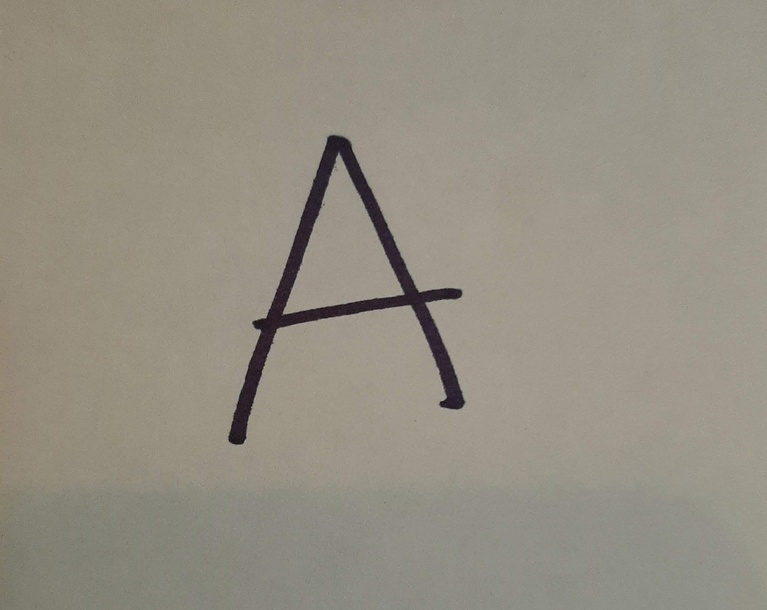
#> input picture TestImages/IndividualGlyphs/Upper/20201117_121939.jpg, 767 x 610 px, shrunk from 2518 x 2004 before the run
$ python preprocess.py
#> lines starting #> are read from the running program, lines starting #| are printed output that depends on the picture; after the words box and inside, x2 and y2 are one past the last pixel; in counts of white or black regions, pixels touching at a corner belong together
import cv2
import numpy as np
import matplotlib.pyplot as plt
import os,sys
from svgtrace import trace
from pathlib import Path
# import pytesseract
import glob
import json


def clean_up_image(imgpath,showResults=False):
    """

    :param imgpath: abs path to image
    :param showResults: boolean for whether to show images as it is processed
    :return: binary image
    """
#> called with showResults = False

    fileName=os.path.split(imgpath)[1]
    rawImg=cv2.imread(imgpath,cv2.IMREAD_GRAYSCALE)
#> rawImg: shape (610, 767); min 14, max 173, mean 143.4

    if showResults:
    # print(rawImg)
        plt.imshow(rawImg)

        plt.show()


    # normalize image
    norm=np.zeros_like(rawImg)
    norm=cv2.normalize(rawImg,norm,0,255,cv2.NORM_MINMAX)
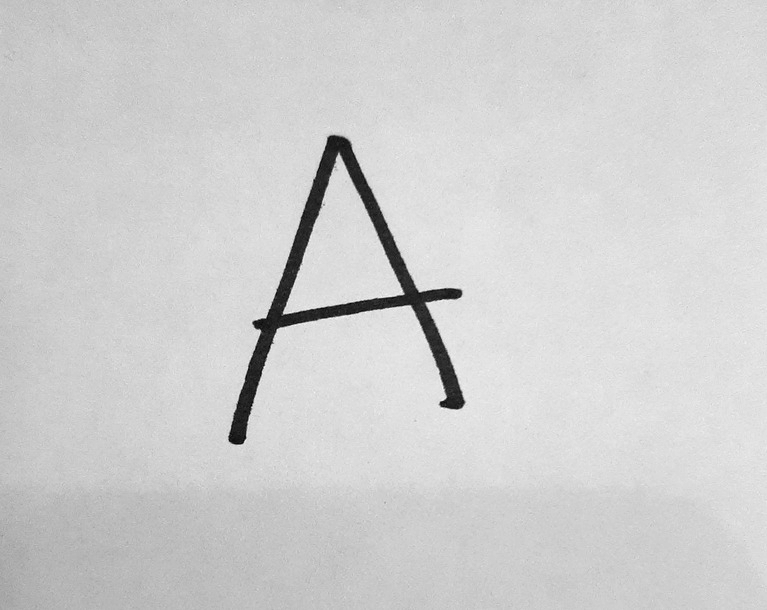
#> norm: shape (610, 767); min 0, max 255, mean 207.5


    if showResults:
        plt.imshow(norm)
        # plt.show()

    gaus=cv2.GaussianBlur(norm,(9,9),0)

    if showResults:
        plt.imshow(gaus)
        plt.show()

    # add threshold
    gaus[gaus < 80] = 0
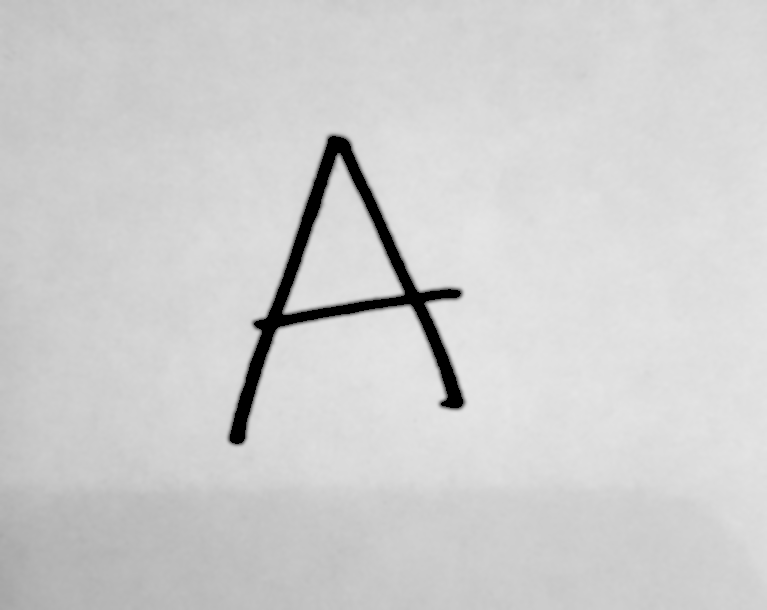
#> gaus: shape (610, 767); min 0, max 230, mean 206.7
    gaus[gaus>=80]=255
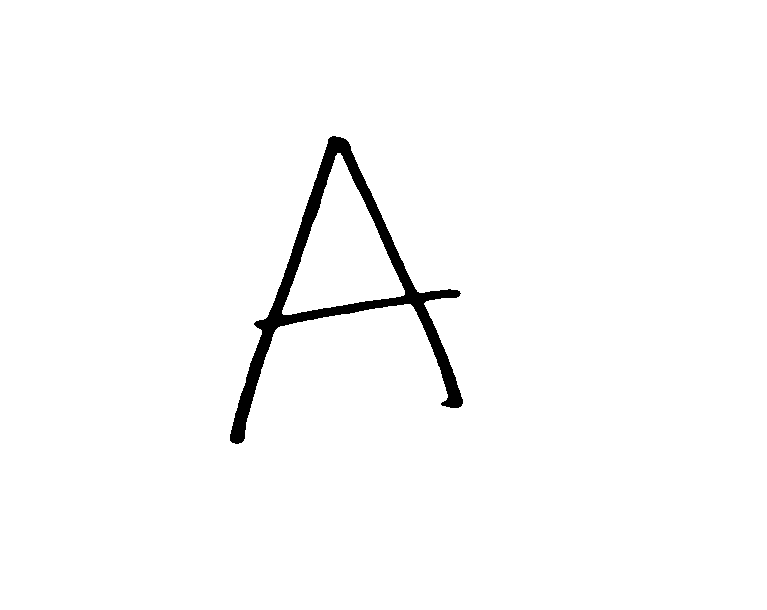
#> gaus: shape (610, 767); 98.2% white; 1 black region, box (x1, y1, x2, y2) and area: (230, 136, 463, 444) 8600

    if showResults:
        plt.imshow(gaus)
        plt.show()


    # close holes

    kern=np.ones((9,9),np.uint8)
    erode=cv2.erode(gaus,kern,iterations=1)
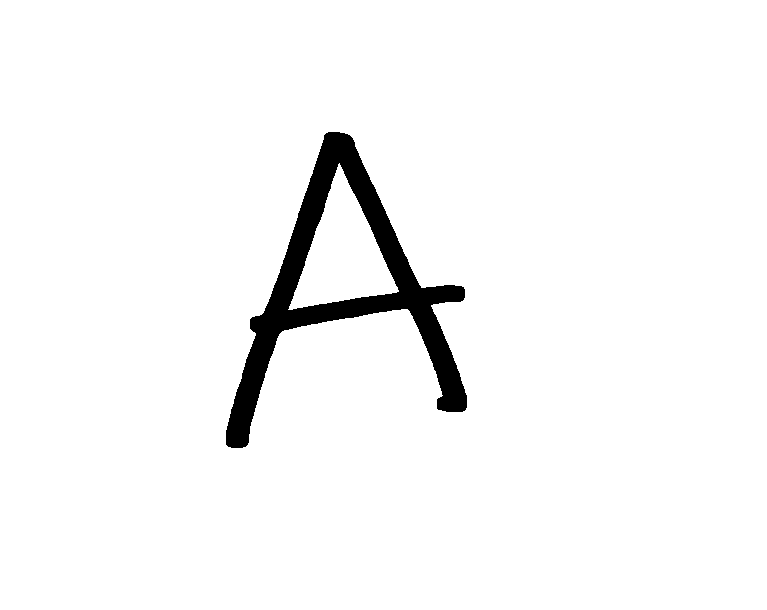
#> erode: shape (610, 767); 96.5% white; 1 black region, box (x1, y1, x2, y2) and area: (226, 132, 467, 448) 16452

    if showResults:
        plt.imshow(erode)
        plt.show()

    dilate=cv2.dilate(erode,kern,iterations=1)
#> dilate: shape (610, 767); 98.1% white; 1 black region, box (x1, y1, x2, y2) and area: (230, 136, 463, 444) 8716

    if showResults:
        plt.imshow(dilate)
        plt.show()

    # [6 lines of commented-out code are left out]

    return dilate


def convertToVector(bitmap,char,tempDir):
    """

    :param bitmap: cv2/numpy image
    :return: none?
    """
    # DIR=str(Path(__file__).resolve().parent)
    temp="temp_vector.png"
    svgName='temp/'+char+'.svg'
    cv2.imwrite(temp,bitmap)
    passPath=os.path.abspath(temp)
    svg=trace(passPath,True)
    svg_save=open(svgName,"w")
    svg_save.write(svg)
    svg_save.close()
    # print("SVG saved to: "+char+".svg")
    print('.')
    return svgName

# def getCharacter(bitmap):
#     """

#     :param bitmap:
#     :return:
#     """
#     let=pytesseract.image_to_string(bitmap,config='--psm 10 --oem 3 -c tessedit_char_whitelist=ABCDEFGHIJKLMNOPQRSTUVWXYZ')
#     print(type(let))
#     print(let[0])


def crop(binImg):
    """
    crop binary image to remove as much white background as possible
    finds the top most, bottom most, left most, and right most black value and crops out everything
    around said values
    :param binImg: binary image from clean_up_image
    :return: cropped img
    """
    # rawImg=cv2.imread(imgPath)

    # crop=binImg
    # print(binImg.shape)
    height,width =binImg.shape
#> height = 610; width = 767

    # find top most black value
    top=0
    search=True
    while search:
        black=np.any(binImg[top,:]==0)
        if black:
            search=False
        else:
            top+=1
#> after the loop, top = 136


    # find bottom most black value
    bottom=height-1
#> bottom = 609
    search=True
    while search:
        black = np.any(binImg[bottom,:] == 0)
        if black:
            search = False
        else:
            bottom -= 1
#> after the loop, bottom = 443

    left=0
    search=True
    while search:
        black = np.any(binImg[:,left] == 0)
        if black:
            search = False
        else:
            left += 1
#> after the loop, left = 230

    right=width-1
#> right = 766
    search=True
    while search:
        black = np.any(binImg[:,right] == 0)
        if black:
            search = False
        else:
            right -= 1
#> after the loop, right = 462

    newHeight=bottom-top+1
#> newHeight = 308
    newWidth=right-left+1
#> newWidth = 233

    # cropImg=np.zeros_like(newHeight,newWidth)

    cropImg=binImg[top:bottom+1,left:right+1]
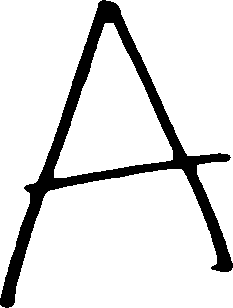
#> cropImg: shape (308, 233); 87.9% white; 1 black region, box (x1, y1, x2, y2) and area: (0, 0, 233, 308) 8716


    # plt.imshow(cropImg)
    # plt.show()
    return cropImg


def checkFileExtension(listImgs):

    """
    Check to see if imgs submitted are bitmaps or svgs
    :param listImgs: list of img filenames
    :return true if bitmaps, false if svgs

    """

    bitmaps=True

    for file in listImgs:
        dir,file=os.path.split(file)

        name,ext=os.path.splitext(file)
        if ext=='.svg':
            bitmaps=False
            break

    return bitmaps

def generateEmptyDictionary(empty):

    for elem in range(ord('!'),ord('~')):
        char=chr(elem)
        empty[char]=""


if __name__ == "__main__":
    # [11 lines of commented-out code are left out]

    curr=os.path.dirname(os.path.realpath(__file__))

    # print(curr)
    base,fold=os.path.split(curr)

    # [4 lines of commented-out code are left out]

    svgTemps=os.path.join(curr,'temp')
    testUpper=os.path.join(base,'TestImages/IndividualGlyphs/Upper')
    testLower=os.path.join(base,'TestImages/IndividualGlyphs/Lower')
    testNums=os.path.join(base,'TestImages/IndividualGlyphs/nums')
    # *********** hard coded for testing**************

    if not os.path.isdir(svgTemps):
        print("Creating temp directory\n")
        os.mkdir('temp')

    svgDict={}
    generateEmptyDictionary(svgDict)

    # print(svgDict.keys())

    # add uppercase

    num=65
    for imgName in glob.glob(testUpper +'/*.jpg'):
        temp=clean_up_image(imgName)
        cropped = crop(temp)
        # getCharacter(temp)
        # char=input("letter: ")

        # ************get character here from user

        # using hardcoded value for testing
        charTemp=chr(num)

        if charTemp.isupper():
            svgFile=charTemp.lower()+charTemp.lower()
        else:
            svgFile=charTemp

        save=convertToVector(cropped,svgFile,svgTemps)
#> (the run stopped early here; a loop or call above may not have finished)

$ run again, with TestImages/a_erinn.jpg copied over TestImages/IndividualGlyphs/Upper/20201117_121939.jpg
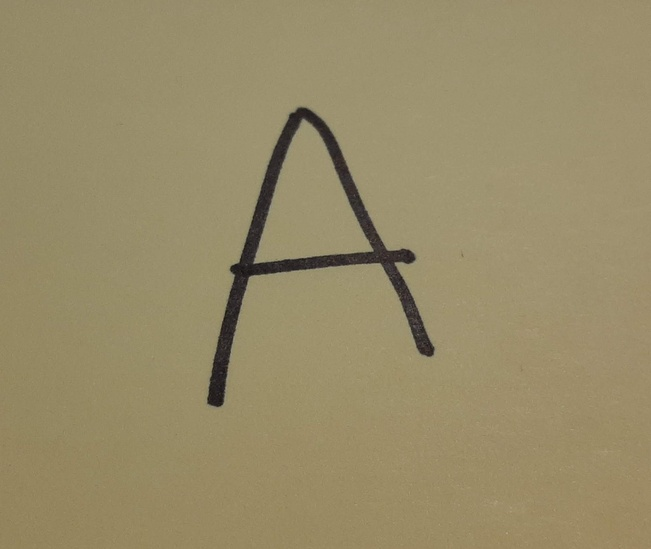
#> input picture TestImages/a_erinn.jpg, 651 x 549 px, shrunk from 2139 x 1802 before the run
#> in clean_up_image, `gaus[gaus>=80]=255`:
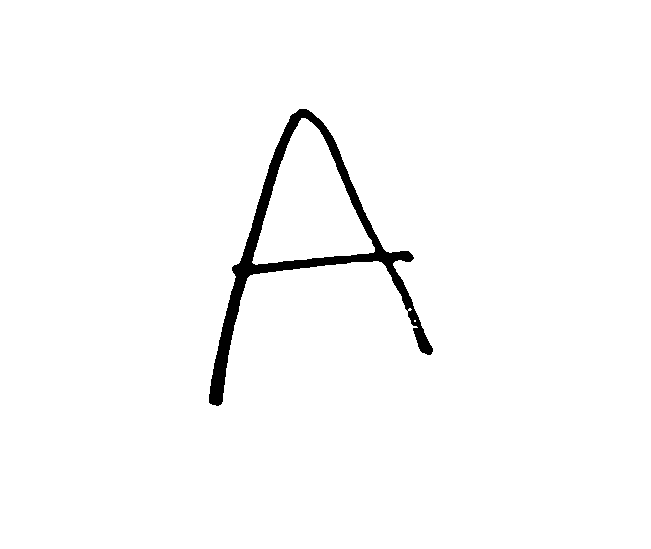
#> gaus: shape (549, 651); 98% white; 1 black region, box (x1, y1, x2, y2) and area: (209, 109, 433, 406) 7041
#> erode: shape (549, 651); 96% white; 1 black region, box (x1, y1, x2, y2) and area: (205, 105, 437, 410) 14331
#> dilate: shape (549, 651); 98% white; 1 black region, box (x1, y1, x2, y2) and area: (209, 109, 433, 406) 7139
#> after the loop in crop, `while search:`: top = 109
#> after the loop in crop, `while search:`: bottom = 405
#> after the loop in crop, `while search:`: left = 209
#> after the loop in crop, `while search:`: right = 432
#> newHeight = 297
#> newWidth = 224
#> in crop, `cropImg=binImg[top:bottom+1,left:right+1]`:
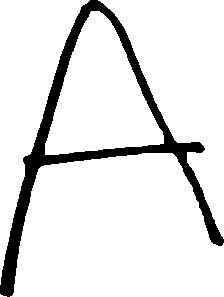
#> cropImg: shape (297, 224); 89.3% white; 1 black region, box (x1, y1, x2, y2) and area: (0, 0, 224, 297) 7139

$ run again, with TestImages/ErinnHandWrite.jpg copied over TestImages/IndividualGlyphs/Upper/20201117_121939.jpg
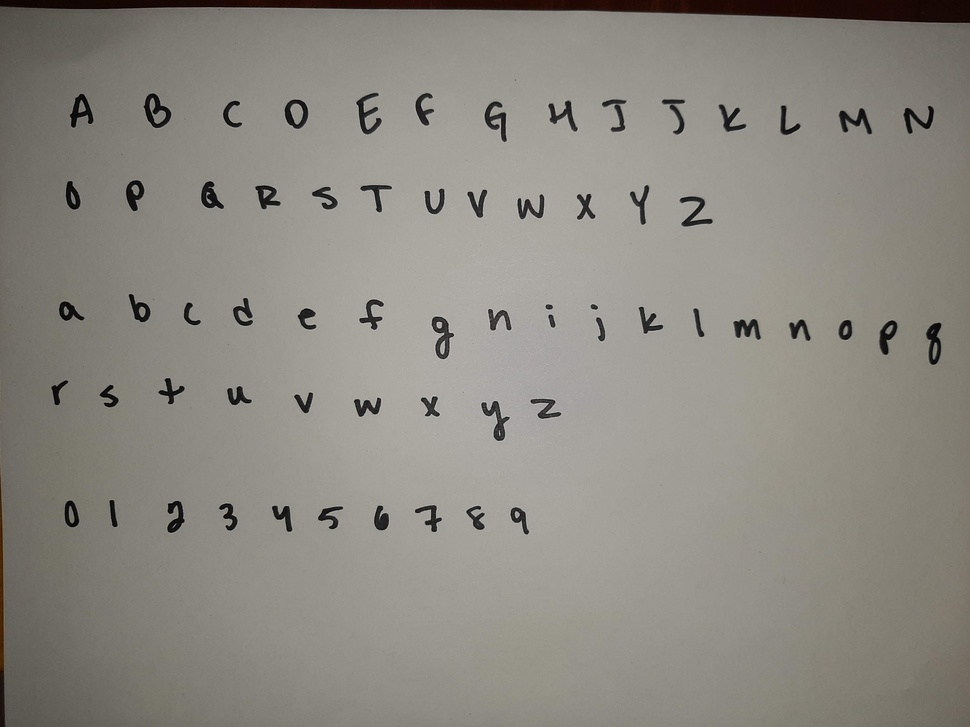
#> input picture TestImages/ErinnHandWrite.jpg, 970 x 727 px, shrunk from 4032 x 3024 before the run
#> in clean_up_image, `gaus[gaus < 80] = 0`:
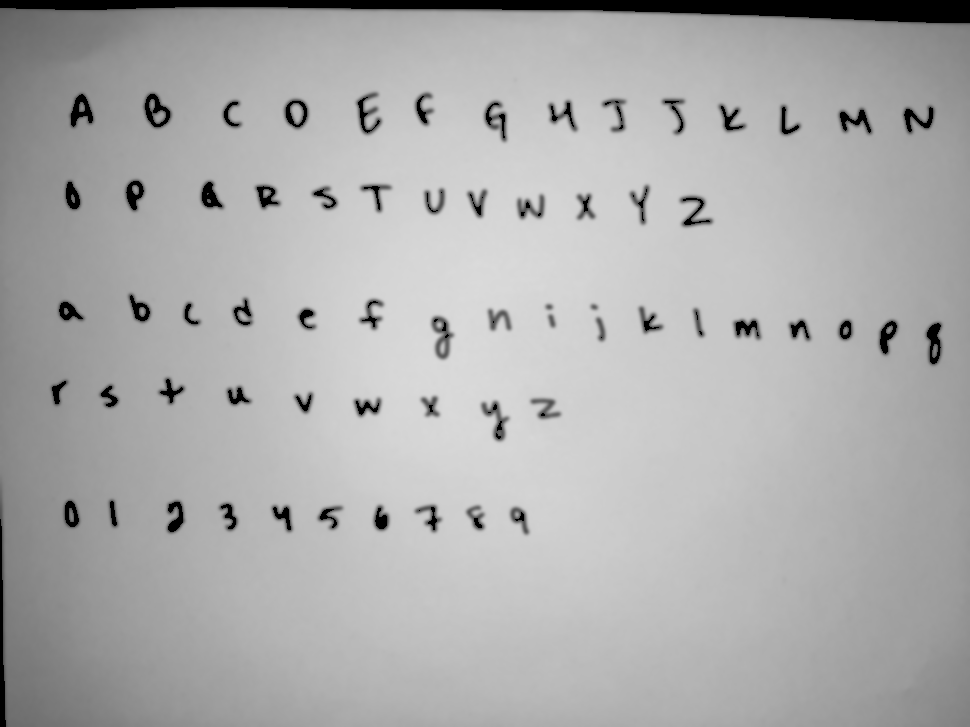
#> gaus: shape (727, 970); min 0, max 219, mean 172.7
#> erode: shape (727, 970); 92.7% white; 67 black regions, largest, box (x1, y1, x2, y2) and area: (0, 0, 970, 27) 15404, (0, 515, 10, 727) 1543, (141, 90, 174, 131) 1080
#> in clean_up_image, `dilate=cv2.dilate(erode,kern,iterations=1)`:
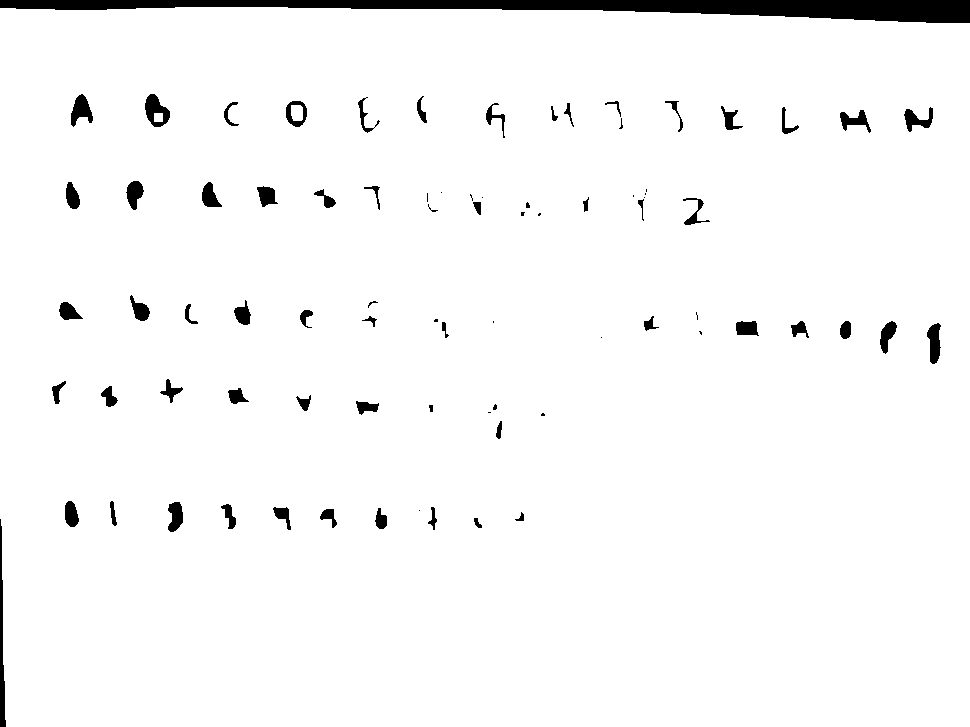
#> dilate: shape (727, 970); 96.8% white; 81 black regions (22 under 20 px), largest, box (x1, y1, x2, y2) and area: (0, 0, 970, 23) 11440, (0, 519, 6, 727) 671, (145, 94, 170, 127) 472
#> the loop in crop, `while search:` made 1 pass
#> black on pass 1: True
#> after the loop in crop, `while search:`: top = 0
#> after the loop in crop, `while search:`: bottom = 726
#> after the loop in crop, `while search:`: left = 0
#> after the loop in crop, `while search:`: right = 969
#> newHeight = 727
#> newWidth = 970

$ run again, with TestImages/Erinn_No_flash.jpg copied over TestImages/IndividualGlyphs/Upper/20201117_121939.jpg
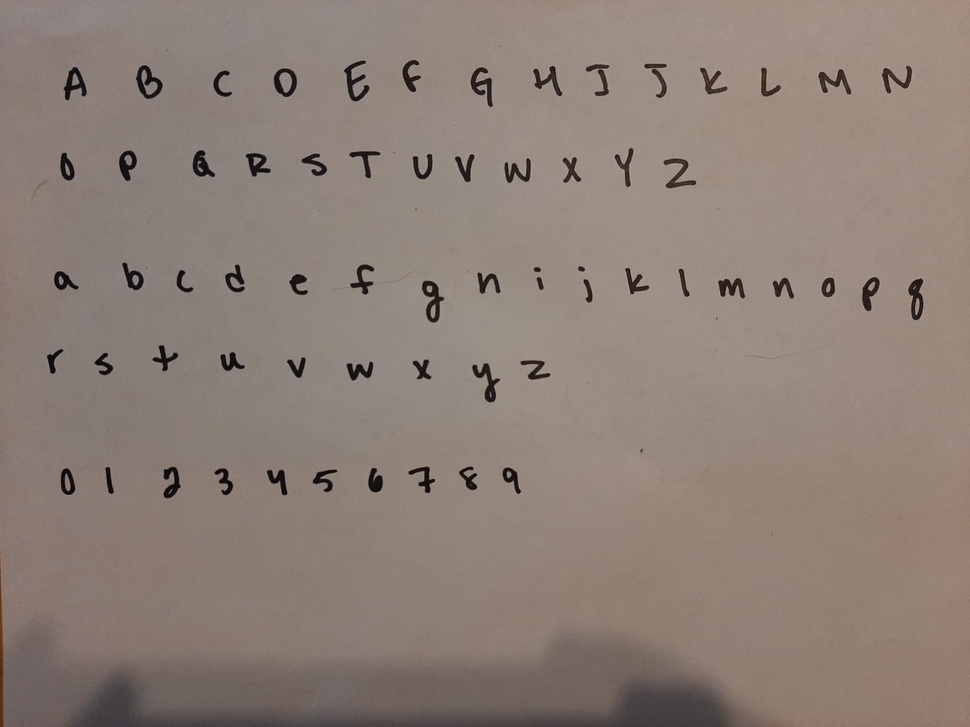
#> input picture TestImages/Erinn_No_flash.jpg, 970 x 727 px, shrunk from 4032 x 3024 before the run
#> in clean_up_image, `gaus[gaus>=80]=255`:
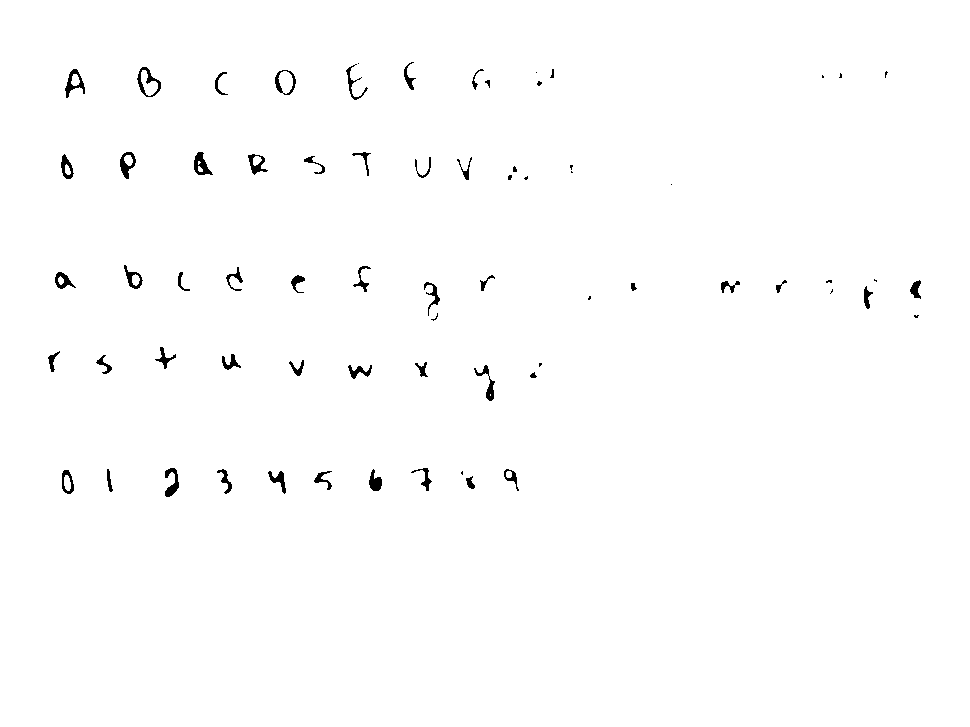
#> gaus: shape (727, 970); 99.1% white; 69 black regions (20 under 20 px), largest, box (x1, y1, x2, y2) and area: (137, 67, 161, 97) 231, (194, 152, 213, 175) 227, (65, 69, 85, 98) 219
#> erode: shape (727, 970); 95.9% white; 57 black regions, largest, box (x1, y1, x2, y2) and area: (133, 63, 165, 101) 965, (342, 59, 372, 104) 940, (420, 278, 444, 325) 875
#> dilate: shape (727, 970); 98.9% white; 66 black regions (16 under 20 px), largest, box (x1, y1, x2, y2) and area: (137, 67, 161, 97) 381, (424, 282, 440, 321) 347, (65, 69, 85, 98) 308
#> the loop in crop, `while search:` made 63 passes
#> black on passes 1 to 8: False, False, False, False, False, False, False, False
#> after the loop in crop, `while search:`: top = 62
#> after the loop in crop, `while search:`: bottom = 496
#> the loop in crop, `while search:` made 49 passes
#> after the loop in crop, `while search:`: left = 48
#> the loop in crop, `while search:` made 50 passes
#> after the loop in crop, `while search:`: right = 920
#> newHeight = 435
#> newWidth = 873
#> in crop, `cropImg=binImg[top:bottom+1,left:right+1]`:
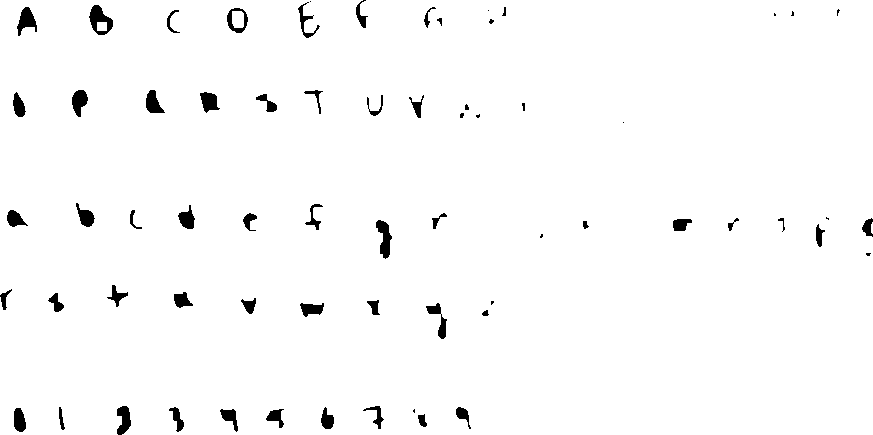
#> cropImg: shape (435, 873); 97.9% white; 66 black regions (16 under 20 px), largest, box (x1, y1, x2, y2) and area: (89, 5, 113, 35) 381, (376, 220, 392, 259) 347, (17, 7, 37, 36) 308
